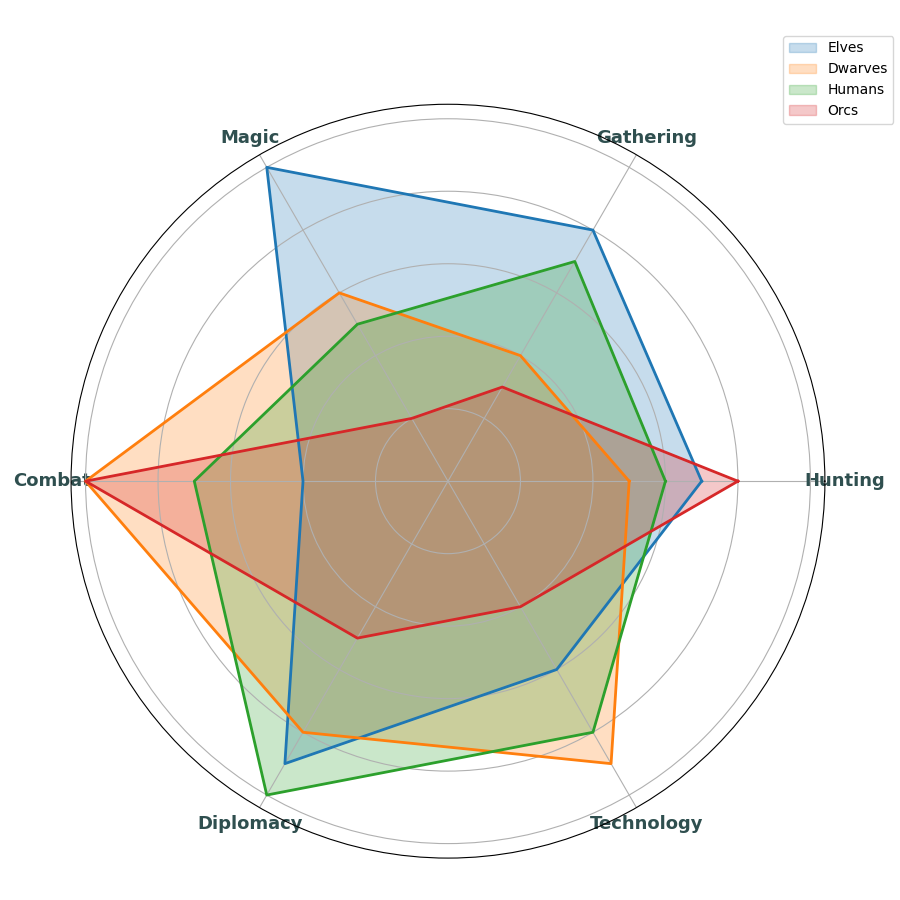

This figure's Python source:
import matplotlib.pyplot as plt
import numpy as np

attributes = ['Hunting', 'Gathering', 'Magic', 'Combat', 'Diplomacy', 'Technology']
civilizations = ['Elves', 'Dwarves', 'Humans', 'Orcs']

# Data for each civilization
elves = [7, 8, 10, 4, 9, 6]
dwarves = [5, 4, 6, 10, 8, 9]
humans = [6, 7, 5, 7, 10, 8]
orcs = [8, 3, 2, 10, 5, 4]

data = np.array([elves, dwarves, humans, orcs])

# Preparing the angles for the radar chart
num_vars = len(attributes)
angles = np.linspace(0, 2 * np.pi, num_vars, endpoint=False).tolist()
angles += angles[:1]  # To make the plot close itself
data = np.concatenate((data, data[:, [0]]), axis=1)  # Close the plot for each civilization

# Create the fill-area radar chart
fig, ax = plt.subplots(figsize=(9, 9), subplot_kw=dict(polar=True))

colors = ['#1f77b4', '#ff7f0e', '#2ca02c', '#d62728']  # Different colors for each civilization

for idx, (label, color) in enumerate(zip(civilizations, colors)):
    ax.fill(angles, data[idx], color=color, alpha=0.25, label=label)
    ax.plot(angles, data[idx], color=color, linewidth=2)

# Customize the radar chart
ax.set_yticklabels([])
ax.set_xticks(angles[:-1])
ax.set_xticklabels(attributes, fontsize=13, fontweight='bold', color='darkslategray')
ax.legend(loc='upper right', bbox_to_anchor=(1.1, 1.1))

plt.tight_layout()
plt.show()
